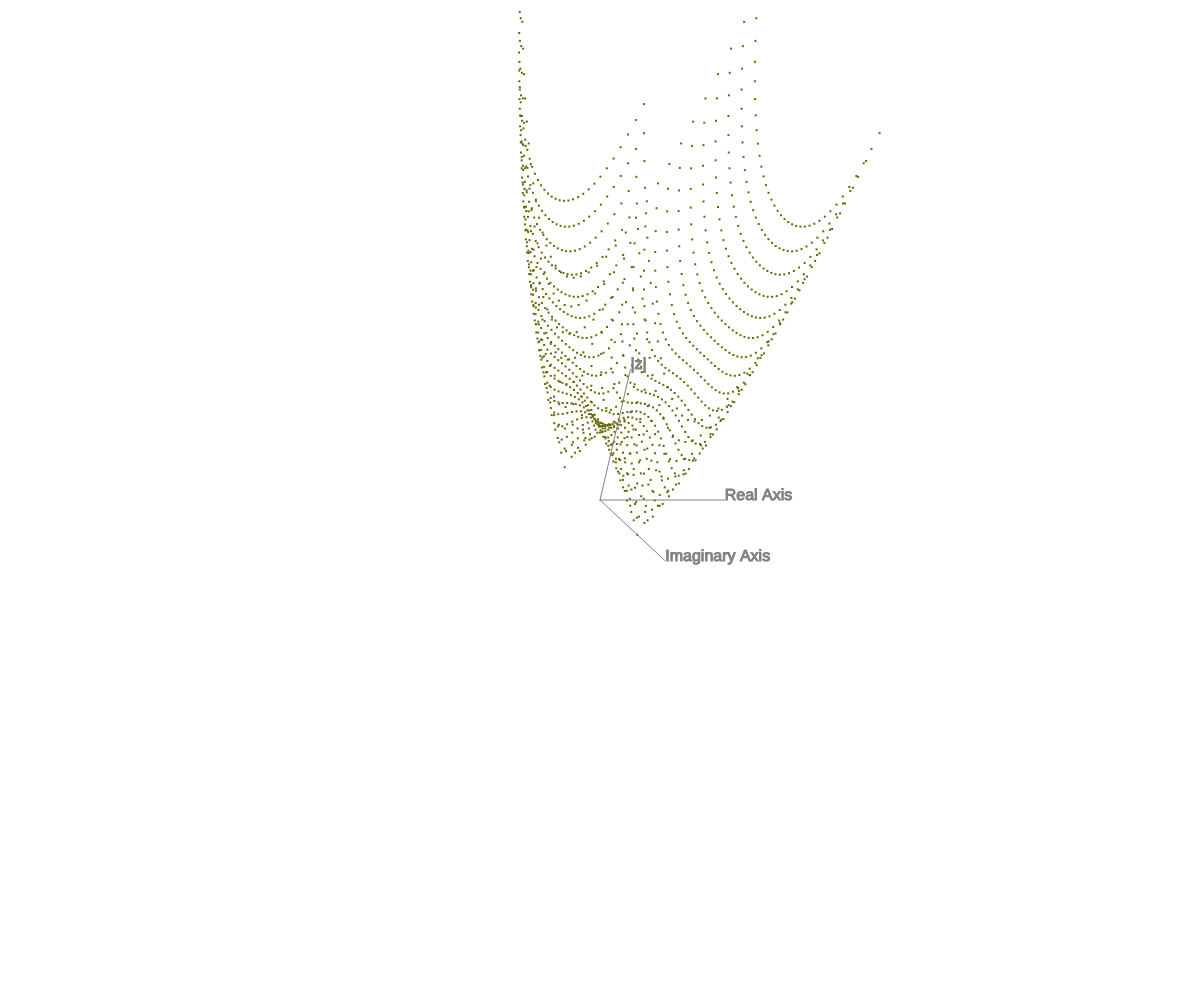
Frame 1 (no input)
Frame 60 (no input): identical to frame 1, image omitted
Frame 120 (the mouse pressed at the canvas centre since frame 60): identical to frame 1, image omitted

The p5.js sketch that drew this single still picture (run headless with seeded random() and noise() and a simulated clock; from frame 60 on, the mouse is pressed at the canvas centre):

// p5.js sketch
// ── sketch.js
var fscale = 80; // a scale factor
// nodes settings
var nodeColour = "#666600";
var nodeSize = 2;
var xMin = -1.8;
var xMax = 1.8;
var yMin = -1.8;
var yMax = 1.8;
var dx = 0.1; // x distance between nodes
var dy = 0.1; // y distance between nodes
var nodes, nodesAxes;
var widthCanvas, heightCanvas;

// the function to be plotted
function f(x, y) {
     //     return (5*Math.sin(Math.sqrt(x*x+y*y)))/(Math.sqrt(x*x+y*y));
     return (Math.sqrt((x ** 2 - y ** 2 + 1) ** 2 + (2 * x * y) ** 2))
}

function setup() {
     widthCanvas = windowWidth; // windowWidth p5.js?
     heightCanvas = windowHeight; // windowHeight p5.js?
     //widthCanvas = window.innerWidth;
     //heightCanvas = window.innerHeight;  
     var myCanvas = createCanvas(widthCanvas, heightCanvas);
     //myCanvas.parent('myContainer'); // p5.js method?
     //myCanvas.appendChild('myContainer');
     makeFunctionNodes();
}

function windowResized() {
     widthCanvas = windowWidth; // windowWidth p5.js?
     heightCanvas = windowHeight; // windowHeight p5.js?
     resizeCanvas(widthCanvas, heightCanvas);
     //makeFunctionNodes();
}

function functionNodesConstructor() {
     // filling the nodes array with function points [x,y,z] where z = f(x,y).
     var i = 0;
     this.nodes = [];
     for (var x = xMin; x <= xMax; x += dx) {
          for (var y = yMin; y <= yMax; y += dy) {
               this.nodes[i] = [x, y, f(x, y)];
               ++i;
          }
     }
}

function makeFunctionNodes() {
     var shape = new functionNodesConstructor();
     nodes = shape.nodes;
     nodesAxes = [[0, 0, 0], [xMax, 0, 0], [0, yMax, 0], [0, 0, xMax]];
     rotateX3D(295 * Math.PI / 180);
     rotateY3D(30 * Math.PI / 180);
     //rotateZ3D(30 * Math.PI / 180);	
}

// Rotate shape around the z-axis
function rotateZ3D(theta) {
     //if (window.console && window.console.log) { console.log("rotZ="+theta) }
     var sinTheta = Math.sin(theta);
     var cosTheta = Math.cos(theta);

     for (var n = 0; n < nodes.length; n++) {
          var node = nodes[n];
          var x = node[0];
          var y = node[1];
          node[0] = x * cosTheta - y * sinTheta;
          node[1] = y * cosTheta + x * sinTheta;
     }
     for (n = 0; n < nodesAxes.length; n++) {
          node = nodesAxes[n];
          x = node[0];
          y = node[1];
          node[0] = x * cosTheta - y * sinTheta;
          node[1] = y * cosTheta + x * sinTheta;
     }
}

// Rotate shape around the y-axis
function rotateY3D(theta) {
     //if (window.console && window.console.log) { console.log("rotY="+theta) }
     var sinTheta = Math.sin(-theta);
     var cosTheta = Math.cos(-theta);

     for (var n = 0; n < nodes.length; n++) {
          var node = nodes[n];
          var x = node[0];
          var z = node[2];
          node[0] = x * cosTheta - z * sinTheta;
          node[2] = z * cosTheta + x * sinTheta;
     }
     for (n = 0; n < nodesAxes.length; n++) {
          node = nodesAxes[n];
          x = node[0];
          z = node[2];
          node[0] = x * cosTheta - z * sinTheta;
          node[2] = z * cosTheta + x * sinTheta;
     }
};

// Rotate shape around the x-axis
function rotateX3D(theta) {
     //if (window.console && window.console.log) { console.log("rotX="+theta) }
     var sinTheta = Math.sin(-theta);
     var cosTheta = Math.cos(-theta);

     for (var n = 0; n < nodes.length; n++) {
          var node = nodes[n];
          var y = node[1];
          var z = node[2];
          node[1] = y * cosTheta - z * sinTheta;
          node[2] = z * cosTheta + y * sinTheta;
     }
     for (n = 0; n < nodesAxes.length; n++) {
          node = nodesAxes[n];
          y = node[1];
          z = node[2];
          node[1] = y * cosTheta - z * sinTheta;
          node[2] = z * cosTheta + y * sinTheta;
     }
};

function draw() { // By default, p5.js loops through draw() continuously at 60 frames per second, which is quite a load for the processor.

     var backgroundColour = color(255, 255, 255);
     background(backgroundColour); // overdraws the previous orientations at the loop rate
     translate(widthCanvas / 2, heightCanvas / 2); // shift the canvas widthCanvas/2 px right and heightCanvas/2 px down, so position (0,0) is at the center of the canvas

     // Draw nodes
     fill(nodeColour);
     noStroke();
     // sort the nodes by their z value so that the "deepest" nodes are drawn first and those closest to the viewer are drawn last. 
     // nodes.sort(function(a, b){return b[2]-a[2]});	
     
     // beginShape()
     for (var i = 0; i < nodes.length; i++) {
          var px = nodes[i][0];
          var py = nodes[i][1];
          // the "pixels" are small rectangles which is faster than rendering small circles.
          rect(px * fscale, py * fscale, nodeSize, nodeSize)
          // vertex(px * fscale, py * fscale)
     }
     // endShape()

     // Draw axes
     stroke('gray');
     fill('gray');
     textSize(16);
     line(nodesAxes[0][0] * fscale, nodesAxes[0][1] * fscale, nodesAxes[1][0] * fscale, nodesAxes[1][1] * fscale);
     text("Real Axis", nodesAxes[1][0] * fscale, nodesAxes[1][1] * fscale);
     line(nodesAxes[0][0] * fscale, nodesAxes[0][1] * fscale, nodesAxes[2][0] * fscale, nodesAxes[2][1] * fscale);
     text("Imaginary Axis", nodesAxes[2][0] * fscale, nodesAxes[2][1] * fscale);
     line(nodesAxes[0][0] * fscale, nodesAxes[0][1] * fscale, nodesAxes[3][0] * fscale, nodesAxes[3][1] * fscale);
     text("|z|", nodesAxes[3][0] * fscale, nodesAxes[3][1] * fscale);
}

function mouseDragged() {
     rotateY3D((mouseX - pmouseX) * Math.PI / 180);
     rotateX3D((mouseY - pmouseY) * Math.PI / 180);
}
function touchMoved() {
     rotateY3D((mouseX - pmouseX) * Math.PI / 180);
     rotateX3D((mouseY - pmouseY) * Math.PI / 180);
     // prevent default
     return false;
}
